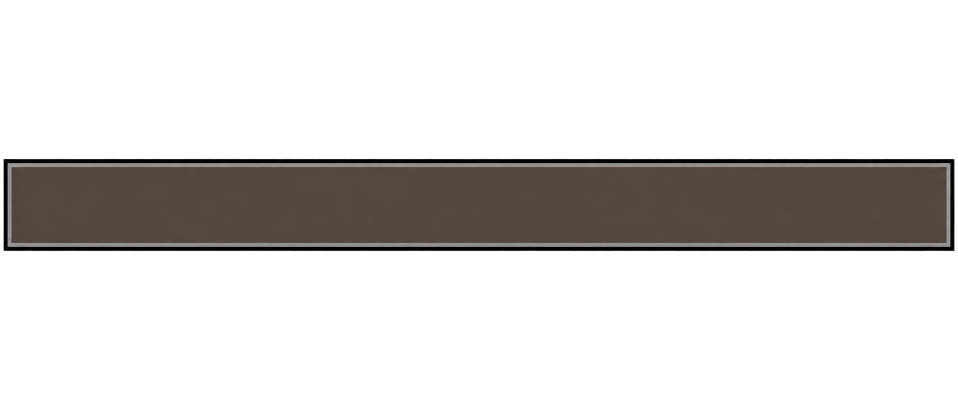
#> input picture art/raw/hud-info-plate/v2/100747-simple-clean-flat-rectangular-informatio-1.png, 1916 x 821 px (shown at 1/2 size)
$ python check_align.py ../../art/raw/hud-info-plate/v2/100747-simple-clean-flat-rectangular-informatio-1.png 5 ../../art/raw/hud-info-plate/v2/100747-simple-clean-flat-rectangular-informatio-2.png 5 5
#> lines starting #> are read from the running program, lines starting #| are printed output that depends on the picture
#!/usr/bin/env python3
"""Pixel check for the textured 6-row chest (M0-GUI-01).

  check_align.py <screenshot.png> <gui-scale> <art.png> [display-w display-h]

Expected window origin (vanilla AbstractContainerScreen): leftPos = (guiW - 176) // 2,
topPos = (guiH - 222) // 2, with guiW = W // scale and guiH = H // scale. Each art pixel (x, y) is
sampled at the centre of its scale x scale block. The vanilla "Inventory" label (drawn over the art)
and any pixel that differs are excluded only where listed in LABEL below.
A pixel matches when every channel is within TOL (the client shows colours 1-3 levels off the PNG,
measured separately as max_delta). Shifts -2..2 px are also tried, so a geometry error is visible
as a better match at a non-zero shift. Exit 0 when the zero-shift match is 100%.
"""
import sys

from PIL import Image

LABEL = (6, 126, 62, 139)  # x0, y0, x1, y1 of the vanilla "Inventory" label in window px
TOL = 6


def score(im, a, scale, ox, oy):
    total = match = 0
    max_delta = 0
    bad = []
    for y in range(a.height):
        for x in range(a.width):
            r, g, b, al = a.getpixel((x, y))
            if al != 255:
                continue
            if LABEL[0] <= x < LABEL[2] and LABEL[1] <= y < LABEL[3]:
                continue
            sx, sy = ox + x * scale + scale // 2, oy + y * scale + scale // 2
            p = im.getpixel((sx, sy))
            d = max(abs(p[0] - r), abs(p[1] - g), abs(p[2] - b))
            total += 1
            if d <= TOL:
                match += 1
            else:
                bad.append((x, y))
            max_delta = max(max_delta, d)
    return total, match, bad, max_delta


def main():
    shot, scale, art = sys.argv[1], int(sys.argv[2]), sys.argv[3]
    W, H = (int(sys.argv[4]), int(sys.argv[5])) if len(sys.argv) > 5 else (1920, 1080)
    im = Image.open(shot).convert("RGB")
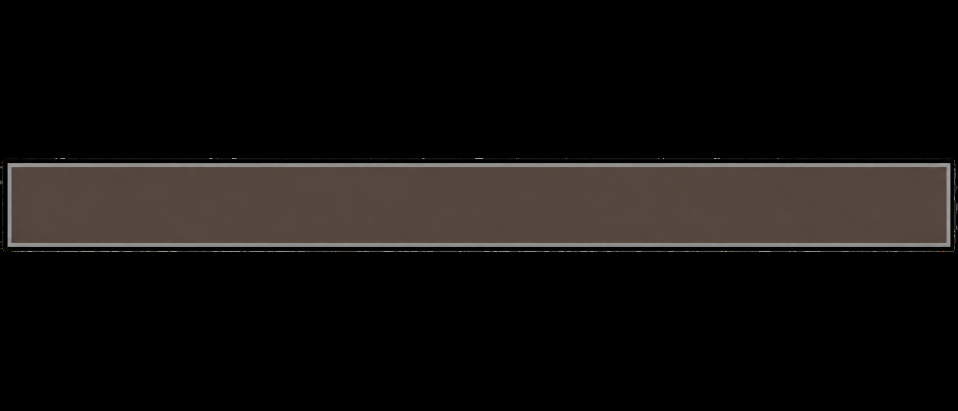
#> im: PIL image 1916x821 RGB (shown at 1/2 size); mean R, G, B 18.7, 16.3, 14.7
    a = Image.open(art).convert("RGBA")
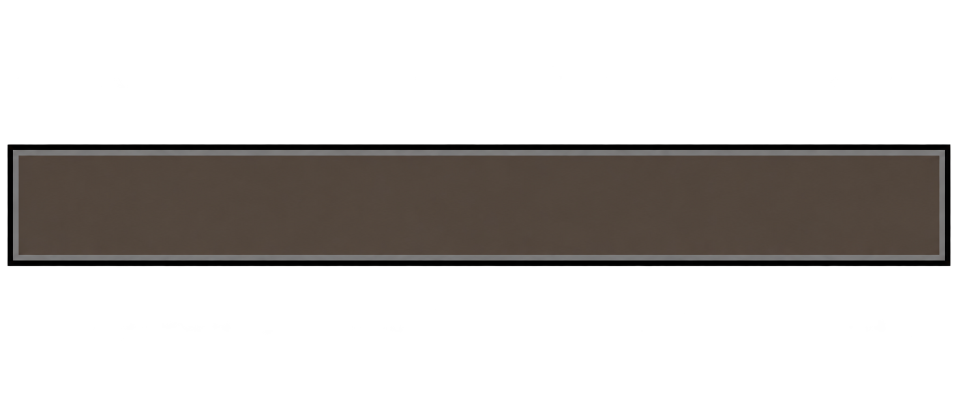
#> input picture art/raw/hud-info-plate/v2/100747-simple-clean-flat-rectangular-informatio-2.png, 1916 x 821 px (shown at 1/2 size)
#> a is the input picture: PIL image 1916x821 RGBA; mean R, G, B, A 22.7, 19.9, 17.8, 74
    gw, gh = W // scale, H // scale
    left, top = (gw - 176) // 2, (gh - 222) // 2
    ox, oy = left * scale, top * scale
    total, match, bad, max_delta = score(im, a, scale, ox, oy)
#> after the loop in score, `for y in range(a.height):`: bad = []; match = 0
    xs = [p[0] for p in bad]
    ys = [p[1] for p in bad]
    box = f"x {min(xs)}..{max(xs)} y {min(ys)}..{max(ys)}" if bad else "none"
    # One GUI pixel (= scale screen px) in each direction; a shift that scores as well means no pinning.
    nb = {}
    for dx, dy in [(0, 0), (-scale, 0), (scale, 0), (0, -scale), (0, scale)]:
        _, m, _, _ = score(im, a, scale, ox + dx, oy + dy)
        nb[(dx // scale, dy // scale)] = m
    best = max(nb.items(), key=lambda kv: (kv[1], kv[0] == (0, 0)))
    best = (best[1], best[0][0], best[0][1])
    shifts = " ".join(f"({k[0]},{k[1]})={v}" for k, v in nb.items())
    print(f"scale={scale} origin_px=({ox},{oy}) window_gui=({left},{top}) tol={TOL} "
          f"matched={match}/{total} ({100.0 * match / max(total, 1):.2f}%) mismatch_box={box} "
          f"max_channel_delta={max_delta} gui_px_shift_matches: {shifts}")
    sys.exit(0 if not bad else 1)


if __name__ == "__main__":
#> (the run stopped early here; a loop or call above may not have finished)
